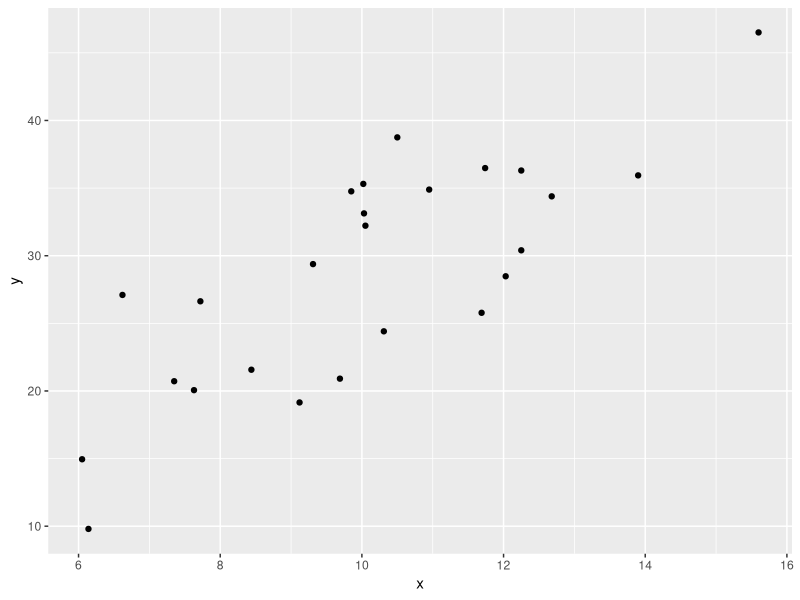
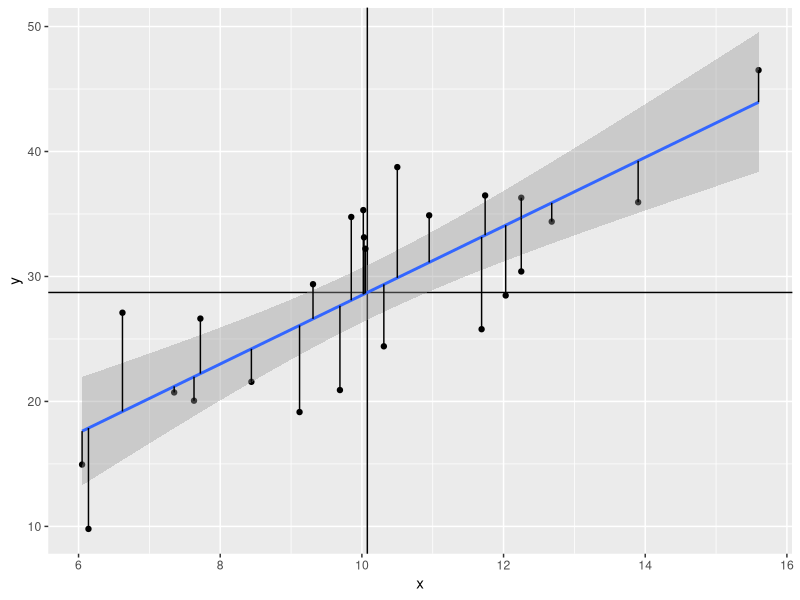

Reproduce these figures in R, in order.
library(ggplot2)
library(dplyr)
sample_size = 25
x = rnorm(sample_size,10,2)
beta0=3
beta1=2.5
u = rnorm(sample_size,0,4.5)
y=beta0+beta1*x+u
df = data.frame(x=x,y=y)
fit = lm(y~x,data=df)
hat_beta0=fit$coefficients[1]
hat_beta1=fit$coefficients[2]
df = df %>%
  mutate(x=round(x,2),y=round(y,2)) %>%
  mutate(hat_y=hat_beta0+hat_beta1*x,mean_y=mean(y),hat_u=y-hat_y)

df %>% ggplot(aes(x=x,y=y))+
  geom_point()

df %>% ggplot(aes(x=x,y=y))+
  geom_point()+
  geom_hline(aes(yintercept=mean(y)))+
  geom_vline(aes(xintercept=mean(x)))+
  geom_smooth(method='lm')+
  geom_segment(aes(xend=x,yend=hat_y))